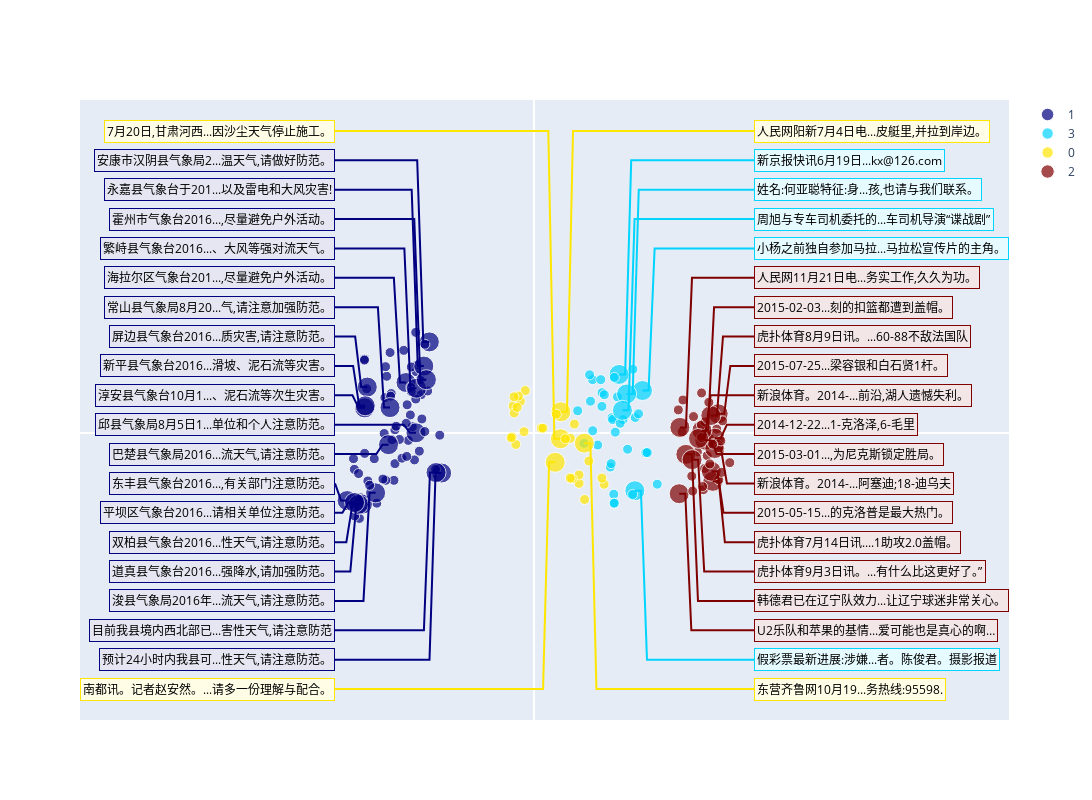

The notebook cell this image was saved under:
### Markdown cell above
### T-SNE without labels
当语料label没有给定时，算法将自动聚类并绘制T-SNE plot

### Code cell
import ast
tsne_data_cluster_path = "../data/search_data.csv"
tsne_data_cluster = pd.read_csv(tsne_data_cluster_path, header=0)
text = tsne_data_cluster["sentence"].tolist()
embed = tsne_data_cluster["embed"].apply(lambda x: ast.literal_eval(x))

tsne_plot_cluster = TSNE_Plot(text, embed, n_clusters=4)
tsne_plot_cluster.tsne_plot(n_sentence=40)

### Figure 1 — Plotly figure (JSON) as saved in the notebook; plotly's stock layout.template omitted (floating-point values rounded to 4 significant figures)
{"data": [{"legendgroup": "lines", "marker": {"color": "#000080", "size": [10, 10, 10, 10, 10, 10, 10, 20, 10, 10, 10, 10, 20, 20, 10, 10, 10, 10, 10, 10, 20, 10, 10, 20, 10, 10, 10, 10, 10, 10, 10, 10, 10, 10, 10, 10, 10, 20, 10, 20, 10, 10, 20, 10, 10, 10, 10, 10, 10, 10, 10, 10, 10, 10, 20, 20, 10, 10, 20, 10, 10, 20, 10, 20, 10, 20, 10, 20, 20, 20, 20, 10]}, "mode": "markers", "name": "1", "showlegend": true, "type": "scatter", "x": [-10.35, -9.717, -9.844, -14.24, -11.45, -12.28, -13.96, -7.606, -13.78, -14.8, -8.105, -7.76, -15.39, -10.54, -11.09, -12.95, -12.34, -9.637, -9.295, -10.73, -8.618, -10.15, -10.02, -13.95, -12.13, -8.986, -10.45, -14.45, -9.233, -10.18, -14.38, -11.45, -14.77, -10.87, -8.753, -10.11, -9.37, -9.72, -13.69, -13.73, -11.76, -11.81, -9.074, -10.53, -9.442, -11.54, -9.737, -12.21, -13.16, -10.1, -12.45, -11.36, -8.996, -13.95, -14.13, -14.46, -11.7, -9.739, -9.678, -12.23, -14.87, -11.98, -11.86, -8.861, -10.48, -14.78, -13.97, -13.9, -11.86, -8.066, -13.05, -13.54], "y": [-0.3863, 3.255, -1.419, -3.427, 0.1758, 1.876, 3.913, -2.114, 2.349, -1.921, -1.922, -0.1113, -3.573, 2.675, -0.3377, -3.712, -0.02228, 3.595, 2.033, 4.378, 4.827, 2.415, 0.3385, 1.335, 3.005, 4.702, 1.497, -2.143, 0.7464, 0.9581, -4.516, -1.619, -4.388, -1.33, 2.229, 3.5, 2.823, 0.01322, -2.536, 2.436, 2.092, 1.954, 3.545, 0.5153, -0.9558, -2.502, 1.801, -2.501, -1.356, 2.194, -2.435, 0.3598, 0.08078, -1.074, -3.764, -3.776, -0.3498, 5.33, 2.371, 3.515, -1.355, -0.6158, 4.261, 2.826, -1.236, -3.677, 3.861, 1.444, 1.347, -2.089, -3.164, -2.765]}, {"legendgroup": "lines", "marker": {"color": "#00d4ff", "size": [10, 10, 10, 10, 20, 10, 10, 20, 10, 10, 20, 10, 10, 10, 10, 10, 10, 10, 10, 10, 10, 10, 10, 10, 10, 10, 10, 10, 20, 10, 10, 20, 10, 10, 10, 10, 10]}, "mode": "markers", "name": "3", "showlegend": true, "type": "scatter", "x": [5.621, 6.581, 7.349, 7.722, 8.95, 8.352, 6.296, 7.02, 9.233, 6.596, 8.321, 6.434, 5.803, 4.663, 4.836, 6.369, 8.624, 9.237, 4.846, 6.487, 10.17, 6.627, 6.887, 5.604, 9.342, 7.114, 5.51, 5.262, 7.641, 8.136, 3.609, 7.296, 8.159, 6.63, 4.128, 4.589, 6.707], "y": [2.14, -3.237, 0.7137, -0.8566, 2.251, 0.8223, -1.798, 3.103, -1.029, -3.713, -3.052, 0.8125, 2.029, 1.686, 2.829, -1.617, 1.018, -1.035, 0.1236, 0.7162, -2.707, -3.71, 1.917, 1.413, -1.034, 0.5198, 2.829, -0.6349, 2.069, -3.25, 1.18, 1.203, 3.376, 2.947, -0.5441, 3.084, 0.04741]}, {"legendgroup": "lines", "marker": {"color": "#ffe600", "size": [10, 10, 10, 10, 10, 10, 20, 10, 10, 10, 20, 10, 10, 10, 10, 10, 10, 20, 20, 10, 10, 10, 10, 10, 10, 10, 10, 10, 10]}, "mode": "markers", "name": "0", "showlegend": true, "type": "scatter", "x": [-1.71, -0.7143, 0.6005, -1.792, -1.116, -1.627, 1.754, 3.725, 4.177, -1.279, 4.154, -1.489, -1.641, -1.874, 3.721, 0.7457, 3.333, 2.225, 2.188, 3.16, 1.851, 3.003, 2.998, -0.8125, -1.379, 5.788, 4.53, 2.592, 5.604], "y": [1.436, 2.248, 0.2609, -0.2052, 1.678, 1.061, -1.548, -2.664, -3.518, 1.961, -0.5348, -0.6039, 1.918, -0.2509, -2.216, 0.2599, 0.4741, 1.127, -0.3016, -2.413, 1.001, -0.2784, -2.38, 0.07567, 1.358, -2.71, -1.479, -0.3062, -2.383]}, {"legendgroup": "lines", "marker": {"color": "#800000", "size": [20, 20, 10, 20, 10, 10, 10, 20, 10, 10, 10, 20, 10, 10, 10, 20, 10, 10, 10, 10, 10, 10, 20, 20, 10, 10, 20, 10, 10, 10, 20, 10, 20, 10, 10, 10, 20, 20]}, "mode": "markers", "name": "2", "showlegend": true, "type": "scatter", "x": [15.19, 14.07, 15.07, 14.9, 13.82, 12.28, 15.55, 13.85, 14.28, 13.15, 14.09, 14.91, 13.96, 16.14, 13.81, 14.74, 12.22, 13.48, 15.24, 15.26, 15.41, 14.73, 11.98, 12.52, 14.07, 13.09, 12.03, 13.8, 13.01, 13.9, 14.63, 14.5, 14.58, 11.9, 14.42, 15.48, 13.57, 13.04], "y": [1.019, -0.3762, 0.2098, -0.2715, 2.123, 1.75, 0.6463, 0.14, -1.193, 0.8723, 0.5911, -0.8167, -2.996, -1.566, -0.2407, -2.555, 0.06411, -1.002, -2.474, -0.7769, -0.4137, -0.5866, -3.21, -1.127, -1.874, -3.071, 0.3007, 0.4269, -2.28, -2.83, -2.021, -1.633, 0.9303, 1.227, 1.626, -2.078, -0.2866, -1.407]}, {"legendgroup": "lines", "line": {"color": "#00d4ff"}, "mode": "lines", "showlegend": false, "type": "scatter", "x": [18.14, 9.95, 9.45, 8.95], "y": [9.771, 9.771, 2.251, 2.251]}, {"legendgroup": "lines", "line": {"color": "#000080"}, "mode": "lines", "showlegend": false, "type": "scatter", "x": [-16.39, -8.606, -8.106, -7.606], "y": [-11.99, -11.99, -2.114, -2.114]}, {"legendgroup": "lines", "line": {"color": "#800000"}, "mode": "lines", "showlegend": false, "type": "scatter", "x": [18.14, 16.19, 15.69, 15.19], "y": [3.553, 3.553, 1.019, 1.019]}, {"legendgroup": "lines", "line": {"color": "#800000"}, "mode": "lines", "showlegend": false, "type": "scatter", "x": [18.14, 15.07, 14.57, 14.07], "y": [-1.111, -1.111, -0.3762, -0.3762]}, {"legendgroup": "lines", "line": {"color": "#000080"}, "mode": "lines", "showlegend": false, "type": "scatter", "x": [-16.39, -16.39, -15.89, -15.39], "y": [-2.665, -2.665, -3.573, -3.573]}, {"legendgroup": "lines", "line": {"color": "#00d4ff"}, "mode": "lines", "showlegend": false, "type": "scatter", "x": [18.14, 8.02, 7.52, 7.02], "y": [14.43, 14.43, 3.103, 3.103]}, {"legendgroup": "lines", "line": {"color": "#000080"}, "mode": "lines", "showlegend": false, "type": "scatter", "x": [-16.39, -11.54, -11.04, -10.54], "y": [8.216, 8.216, 2.675, 2.675]}, {"legendgroup": "lines", "line": {"color": "#00d4ff"}, "mode": "lines", "showlegend": false, "type": "scatter", "x": [18.14, 9.321, 8.821, 8.321], "y": [-11.99, -11.99, -3.052, -3.052]}, {"legendgroup": "lines", "line": {"color": "#800000"}, "mode": "lines", "showlegend": false, "type": "scatter", "x": [18.14, 15.9, 15.4, 14.9], "y": [0.4437, 0.4437, -0.2715, -0.2715]}, {"legendgroup": "lines", "line": {"color": "#000080"}, "mode": "lines", "showlegend": false, "type": "scatter", "x": [-16.39, -9.618, -9.118, -8.618], "y": [14.43, 14.43, 4.827, 4.827]}, {"legendgroup": "lines", "line": {"color": "#000080"}, "mode": "lines", "showlegend": false, "type": "scatter", "x": [-16.39, -14.95, -14.45, -13.95], "y": [1.998, 1.998, 1.335, 1.335]}, {"legendgroup": "lines", "line": {"color": "#ffe600"}, "mode": "lines", "showlegend": false, "type": "scatter", "x": [-16.39, 0.7538, 1.254, 1.754], "y": [-13.55, -13.55, -1.548, -1.548]}, {"legendgroup": "lines", "line": {"color": "#800000"}, "mode": "lines", "showlegend": false, "type": "scatter", "x": [18.14, 14.85, 14.35, 13.85], "y": [6.662, 6.662, 0.14, 0.14]}, {"legendgroup": "lines", "line": {"color": "#800000"}, "mode": "lines", "showlegend": false, "type": "scatter", "x": [18.14, 15.91, 15.41, 14.91], "y": [-2.665, -2.665, -0.8167, -0.8167]}, {"legendgroup": "lines", "line": {"color": "#ffe600"}, "mode": "lines", "showlegend": false, "type": "scatter", "x": [18.14, 5.154, 4.654, 4.154], "y": [-13.55, -13.55, -0.5348, -0.5348]}, {"legendgroup": "lines", "line": {"color": "#800000"}, "mode": "lines", "showlegend": false, "type": "scatter", "x": [18.14, 15.74, 15.24, 14.74], "y": [-5.774, -5.774, -2.555, -2.555]}, {"legendgroup": "lines", "line": {"color": "#000080"}, "mode": "lines", "showlegend": false, "type": "scatter", "x": [-16.39, -10.72, -10.22, -9.72], "y": [0.4437, 0.4437, 0.01322, 0.01322]}, {"legendgroup": "lines", "line": {"color": "#000080"}, "mode": "lines", "showlegend": false, "type": "scatter", "x": [-16.39, -14.73, -14.23, -13.73], "y": [5.107, 5.107, 2.436, 2.436]}, {"legendgroup": "lines", "line": {"color": "#000080"}, "mode": "lines", "showlegend": false, "type": "scatter", "x": [-16.39, -10.07, -9.574, -9.074], "y": [12.88, 12.88, 3.545, 3.545]}, {"legendgroup": "lines", "line": {"color": "#800000"}, "mode": "lines", "showlegend": false, "type": "scatter", "x": [18.14, 12.98, 12.48, 11.98], "y": [-10.44, -10.44, -3.21, -3.21]}, {"legendgroup": "lines", "line": {"color": "#800000"}, "mode": "lines", "showlegend": false, "type": "scatter", "x": [18.14, 13.52, 13.02, 12.52], "y": [-8.883, -8.883, -1.127, -1.127]}, {"legendgroup": "lines", "line": {"color": "#00d4ff"}, "mode": "lines", "showlegend": false, "type": "scatter", "x": [18.14, 8.641, 8.141, 7.641], "y": [12.88, 12.88, 2.069, 2.069]}, {"legendgroup": "lines", "line": {"color": "#ffe600"}, "mode": "lines", "showlegend": false, "type": "scatter", "x": [18.14, 3.225, 2.725, 2.225], "y": [15.99, 15.99, 1.127, 1.127]}, {"legendgroup": "lines", "line": {"color": "#000080"}, "mode": "lines", "showlegend": false, "type": "scatter", "x": [-16.39, -15.13, -14.63, -14.13], "y": [-7.329, -7.329, -3.764, -3.764]}, {"legendgroup": "lines", "line": {"color": "#000080"}, "mode": "lines", "showlegend": false, "type": "scatter", "x": [-16.39, -15.46, -14.96, -14.46], "y": [-5.774, -5.774, -3.776, -3.776]}, {"legendgroup": "lines", "line": {"color": "#800000"}, "mode": "lines", "showlegend": false, "type": "scatter", "x": [18.14, 13.03, 12.53, 12.03], "y": [8.216, 8.216, 0.3007, 0.3007]}, {"legendgroup": "lines", "line": {"color": "#ffe600"}, "mode": "lines", "showlegend": false, "type": "scatter", "x": [-16.39, 1.188, 1.688, 2.188], "y": [15.99, 15.99, -0.3016, -0.3016]}, {"legendgroup": "lines", "line": {"color": "#000080"}, "mode": "lines", "showlegend": false, "type": "scatter", "x": [-16.39, -10.68, -10.18, -9.678], "y": [9.771, 9.771, 2.371, 2.371]}, {"legendgroup": "lines", "line": {"color": "#00d4ff"}, "mode": "lines", "showlegend": false, "type": "scatter", "x": [18.14, 8.296, 7.796, 7.296], "y": [11.33, 11.33, 1.203, 1.203]}, {"legendgroup": "lines", "line": {"color": "#000080"}, "mode": "lines", "showlegend": false, "type": "scatter", "x": [-16.39, -12.98, -12.48, -11.98], "y": [-1.111, -1.111, -0.6158, -0.6158]}, {"legendgroup": "lines", "line": {"color": "#800000"}, "mode": "lines", "showlegend": false, "type": "scatter", "x": [18.14, 15.63, 15.13, 14.63], "y": [-4.22, -4.22, -2.021, -2.021]}, {"legendgroup": "lines", "line": {"color": "#000080"}, "mode": "lines", "showlegend": false, "type": "scatter", "x": [-16.39, -9.861, -9.361, -8.861], "y": [11.33, 11.33, 2.826, 2.826]}, {"legendgroup": "lines", "line": {"color": "#000080"}, "mode": "lines", "showlegend": false, "type": "scatter", "x": [-16.39, -15.78, -15.28, -14.78], "y": [-4.22, -4.22, -3.677, -3.677]}, {"legendgroup": "lines", "line": {"color": "#800000"}, "mode": "lines", "showlegend": false, "type": "scatter", "x": [18.14, 15.58, 15.08, 14.58], "y": [5.107, 5.107, 0.9303, 0.9303]}, {"legendgroup": "lines", "line": {"color": "#000080"}, "mode": "lines", "showlegend": false, "type": "scatter", "x": [-16.39, -14.9, -14.4, -13.9], "y": [3.553, 3.553, 1.444, 1.444]}, {"legendgroup": "lines", "line": {"color": "#000080"}, "mode": "lines", "showlegend": false, "type": "scatter", "x": [-16.39, -12.86, -12.36, -11.86], "y": [6.662, 6.662, 1.347, 1.347]}, {"legendgroup": "lines", "line": {"color": "#000080"}, "mode": "lines", "showlegend": false, "type": "scatter", "x": [-16.39, -9.066, -8.566, -8.066], "y": [-10.44, -10.44, -2.089, -2.089]}, {"legendgroup": "lines", "line": {"color": "#000080"}, "mode": "lines", "showlegend": false, "type": "scatter", "x": [-16.39, -14.05, -13.55, -13.05], "y": [-8.883, -8.883, -3.164, -3.164]}, {"legendgroup": "lines", "line": {"color": "#800000"}, "mode": "lines", "showlegend": false, "type": "scatter", "x": [18.14, 14.57, 14.07, 13.57], "y": [1.998, 1.998, -0.2866, -0.2866]}, {"legendgroup": "lines", "line": {"color": "#800000"}, "mode": "lines", "showlegend": false, "type": "scatter", "x": [18.14, 14.04, 13.54, 13.04], "y": [-7.329, -7.329, -1.407, -1.407]}], "layout": {"annotations": [{"bgcolor": "#e6fbff", "bordercolor": "#00d4ff", "borderpad": 2, "font": {"color": "black"}, "showarrow": false, "text": "小杨之前独自参加马拉...马拉松宣传片的主角。", "x": 18.14, "xanchor": "left", "xref": "x", "y": 9.771, "yanchor": "middle", "yref": "y"}, {"bgcolor": "#e6e6f2", "bordercolor": "#000080", "borderpad": 2, "font": {"color": "black"}, "showarrow": false, "text": "预计24小时内我县可...性天气,请注意防范。", "x": -16.39, "xanchor": "right", "xref": "x", "y": -11.99, "yanchor": "middle", "yref": "y"}, {"bgcolor": "#f2e6e6", "bordercolor": "#800000", "borderpad": 2, "font": {"color": "black"}, "showarrow": false, "text": "2015-07-25...梁容银和白石贤1杆。", "x": 18.14, "xanchor": "left", "xref": "x", "y": 3.553, "yanchor": "middle", "yref": "y"}, {"bgcolor": "#f2e6e6", "bordercolor": "#800000", "borderpad": 2, "font": {"color": "black"}, "showarrow": false, "text": "2015-03-01...,为尼克斯锁定胜局。", "x": 18.14, "xanchor": "left", "xref": "x", "y": -1.111, "yanchor": "middle", "yref": "y"}, {"bgcolor": "#e6e6f2", "bordercolor": "#000080", "borderpad": 2, "font": {"color": "black"}, "showarrow": false, "text": "东丰县气象台2016...,有关部门注意防范。", "x": -16.39, "xanchor": "right", "xref": "x", "y": -2.665, "yanchor": "middle", "yref": "y"}, {"bgcolor": "#e6fbff", "bordercolor": "#00d4ff", "borderpad": 2, "font": {"color": "black"}, "showarrow": false, "text": "新京报快讯6月19日...kx@126.com", "x": 18.14, "xanchor": "left", "xref": "x", "y": 14.43, "yanchor": "middle", "yref": "y"}, {"bgcolor": "#e6e6f2", "bordercolor": "#000080", "borderpad": 2, "font": {"color": "black"}, "showarrow": false, "text": "海拉尔区气象台201...,尽量避免户外活动。", "x": -16.39, "xanchor": "right", "xref": "x", "y": 8.216, "yanchor": "middle", "yref": "y"}, {"bgcolor": "#e6fbff", "bordercolor": "#00d4ff", "borderpad": 2, "font": {"color": "black"}, "showarrow": false, "text": "假彩票最新进展:涉嫌...者。陈俊君。摄影报道", "x": 18.14, "xanchor": "left", "xref": "x", "y": -11.99, "yanchor": "middle", "yref": "y"}, {"bgcolor": "#f2e6e6", "bordercolor": "#800000", "borderpad": 2, "font": {"color": "black"}, "showarrow": false, "text": "2014-12-22...1-克洛泽,6-毛里", "x": 18.14, "xanchor": "left", "xref": "x", "y": 0.4437, "yanchor": "middle", "yref": "y"}, {"bgcolor": "#e6e6f2", "bordercolor": "#000080", "borderpad": 2, "font": {"color": "black"}, "showarrow": false, "text": "安康市汉阴县气象局2...温天气,请做好防范。", "x": -16.39, "xanchor": "right", "xref": "x", "y": 14.43, "yanchor": "middle", "yref": "y"}, {"bgcolor": "#e6e6f2", "bordercolor": "#000080", "borderpad": 2, "font": {"color": "black"}, "showarrow": false, "text": "淳安县气象台10月1...、泥石流等次生灾害。", "x": -16.39, "xanchor": "right", "xref": "x", "y": 1.998, "yanchor": "middle", "yref": "y"}, {"bgcolor": "#fffde6", "bordercolor": "#ffe600", "borderpad": 2, "font": {"color": "black"}, "showarrow": false, "text": "南都讯。记者赵安然。...请多一份理解与配合。", "x": -16.39, "xanchor": "right", "xref": "x", "y": -13.55, "yanchor": "middle", "yref": "y"}, {"bgcolor": "#f2e6e6", "bordercolor": "#800000", "borderpad": 2, "font": {"color": "black"}, "showarrow": false, "text": "2015-02-03...刻的扣篮都遭到盖帽。", "x": 18.14, "xanchor": "left", "xref": "x", "y": 6.662, "yanchor": "middle", "yref": "y"}, {"bgcolor": "#f2e6e6", "bordercolor": "#800000", "borderpad": 2, "font": {"color": "black"}, "showarrow": false, "text": "新浪体育。2014-...阿塞迪;18-迪乌夫", "x": 18.14, "xanchor": "left", "xref": "x", "y": -2.665, "yanchor": "middle", "yref": "y"}, {"bgcolor": "#fffde6", "bordercolor": "#ffe600", "borderpad": 2, "font": {"color": "black"}, "showarrow": false, "text": "东营齐鲁网10月19...务热线:95598.", "x": 18.14, "xanchor": "left", "xref": "x", "y": -13.55, "yanchor": "middle", "yref": "y"}, {"bgcolor": "#f2e6e6", "bordercolor": "#800000", "borderpad": 2, "font": {"color": "black"}, "showarrow": false, "text": "虎扑体育7月14日讯....1助攻2.0盖帽。", "x": 18.14, "xanchor": "left", "xref": "x", "y": -5.774, "yanchor": "middle", "yref": "y"}, {"bgcolor": "#e6e6f2", "bordercolor": "#000080", "borderpad": 2, "font": {"color": "black"}, "showarrow": false, "text": "邱县气象局8月5日1...单位和个人注意防范。", "x": -16.39, "xanchor": "right", "xref": "x", "y": 0.4437, "yanchor": "middle", "yref": "y"}, {"bgcolor": "#e6e6f2", "bordercolor": "#000080", "borderpad": 2, "font": {"color": "black"}, "showarrow": false, "text": "屏边县气象台2016...质灾害,请注意防范。", "x": -16.39, "xanchor": "right", "xref": "x", "y": 5.107, "yanchor": "middle", "yref": "y"}, {"bgcolor": "#e6e6f2", "bordercolor": "#000080", "borderpad": 2, "font": {"color": "black"}, "showarrow": false, "text": "永嘉县气象台于201...以及雷电和大风灾害!", "x": -16.39, "xanchor": "right", "xref": "x", "y": 12.88, "yanchor": "middle", "yref": "y"}, {"bgcolor": "#f2e6e6", "bordercolor": "#800000", "borderpad": 2, "font": {"color": "black"}, "showarrow": false, "text": "U2乐队和苹果的基情...爱可能也是真心的啊…", "x": 18.14, "xanchor": "left", "xref": "x", "y": -10.44, "yanchor": "middle", "yref": "y"}, {"bgcolor": "#f2e6e6", "bordercolor": "#800000", "borderpad": 2, "font": {"color": "black"}, "showarrow": false, "text": "韩德君已在辽宁队效力...让辽宁球迷非常关心。", "x": 18.14, "xanchor": "left", "xref": "x", "y": -8.883, "yanchor": "middle", "yref": "y"}, {"bgcolor": "#e6fbff", "bordercolor": "#00d4ff", "borderpad": 2, "font": {"color": "black"}, "showarrow": false, "text": "姓名:何亚聪特征:身...孩,也请与我们联系。", "x": 18.14, "xanchor": "left", "xref": "x", "y": 12.88, "yanchor": "middle", "yref": "y"}, {"bgcolor": "#fffde6", "bordercolor": "#ffe600", "borderpad": 2, "font": {"color": "black"}, "showarrow": false, "text": "人民网阳新7月4日电...皮艇里,并拉到岸边。", "x": 18.14, "xanchor": "left", "xref": "x", "y": 15.99, "yanchor": "middle", "yref": "y"}, {"bgcolor": "#e6e6f2", "bordercolor": "#000080", "borderpad": 2, "font": {"color": "black"}, "showarrow": false, "text": "道真县气象台2016...强降水,请加强防范。", "x": -16.39, "xanchor": "right", "xref": "x", "y": -7.329, "yanchor": "middle", "yref": "y"}, {"bgcolor": "#e6e6f2", "bordercolor": "#000080", "borderpad": 2, "font": {"color": "black"}, "showarrow": false, "text": "双柏县气象台2016...性天气,请注意防范。", "x": -16.39, "xanchor": "right", "xref": "x", "y": -5.774, "yanchor": "middle", "yref": "y"}, {"bgcolor": "#f2e6e6", "bordercolor": "#800000", "borderpad": 2, "font": {"color": "black"}, "showarrow": false, "text": "人民网11月21日电...务实工作,久久为功。", "x": 18.14, "xanchor": "left", "xref": "x", "y": 8.216, "yanchor": "middle", "yref": "y"}, {"bgcolor": "#fffde6", "bordercolor": "#ffe600", "borderpad": 2, "font": {"color": "black"}, "showarrow": false, "text": "7月20日,甘肃河西...因沙尘天气停止施工。", "x": -16.39, "xanchor": "right", "xref": "x", "y": 15.99, "yanchor": "middle", "yref": "y"}, {"bgcolor": "#e6e6f2", "bordercolor": "#000080", "borderpad": 2, "font": {"color": "black"}, "showarrow": false, "text": "繁峙县气象台2016...、大风等强对流天气。", "x": -16.39, "xanchor": "right", "xref": "x", "y": 9.771, "yanchor": "middle", "yref": "y"}, {"bgcolor": "#e6fbff", "bordercolor": "#00d4ff", "borderpad": 2, "font": {"color": "black"}, "showarrow": false, "text": "周旭与专车司机委托的...车司机导演“谍战剧”", "x": 18.14, "xanchor": "left", "xref": "x", "y": 11.33, "yanchor": "middle", "yref": "y"}, {"bgcolor": "#e6e6f2", "bordercolor": "#000080", "borderpad": 2, "font": {"color": "black"}, "showarrow": false, "text": "巴楚县气象局2016...流天气,请注意防范。", "x": -16.39, "xanchor": "right", "xref": "x", "y": -1.111, "yanchor": "middle", "yref": "y"}, {"bgcolor": "#f2e6e6", "bordercolor": "#800000", "borderpad": 2, "font": {"color": "black"}, "showarrow": false, "text": "2015-05-15...的克洛普是最大热门。", "x": 18.14, "xanchor": "left", "xref": "x", "y": -4.22, "yanchor": "middle", "yref": "y"}, {"bgcolor": "#e6e6f2", "bordercolor": "#000080", "borderpad": 2, "font": {"color": "black"}, "showarrow": false, "text": "霍州市气象台2016...,尽量避免户外活动。", "x": -16.39, "xanchor": "right", "xref": "x", "y": 11.33, "yanchor": "middle", "yref": "y"}, {"bgcolor": "#e6e6f2", "bordercolor": "#000080", "borderpad": 2, "font": {"color": "black"}, "showarrow": false, "text": "平坝区气象台2016...请相关单位注意防范。", "x": -16.39, "xanchor": "right", "xref": "x", "y": -4.22, "yanchor": "middle", "yref": "y"}, {"bgcolor": "#f2e6e6", "bordercolor": "#800000", "borderpad": 2, "font": {"color": "black"}, "showarrow": false, "text": "虎扑体育8月9日讯。...60-88不敌法国队", "x": 18.14, "xanchor": "left", "xref": "x", "y": 5.107, "yanchor": "middle", "yref": "y"}, {"bgcolor": "#e6e6f2", "bordercolor": "#000080", "borderpad": 2, "font": {"color": "black"}, "showarrow": false, "text": "新平县气象台2016...滑坡、泥石流等灾害。", "x": -16.39, "xanchor": "right", "xref": "x", "y": 3.553, "yanchor": "middle", "yref": "y"}, {"bgcolor": "#e6e6f2", "bordercolor": "#000080", "borderpad": 2, "font": {"color": "black"}, "showarrow": false, "text": "常山县气象局8月20...气,请注意加强防范。", "x": -16.39, "xanchor": "right", "xref": "x", "y": 6.662, "yanchor": "middle", "yref": "y"}, {"bgcolor": "#e6e6f2", "bordercolor": "#000080", "borderpad": 2, "font": {"color": "black"}, "showarrow": false, "text": "目前我县境内西北部已...害性天气,请注意防范", "x": -16.39, "xanchor": "right", "xref": "x", "y": -10.44, "yanchor": "middle", "yref": "y"}, {"bgcolor": "#e6e6f2", "bordercolor": "#000080", "borderpad": 2, "font": {"color": "black"}, "showarrow": false, "text": "浚县气象局2016年...流天气,请注意防范。", "x": -16.39, "xanchor": "right", "xref": "x", "y": -8.883, "yanchor": "middle", "yref": "y"}, {"bgcolor": "#f2e6e6", "bordercolor": "#800000", "borderpad": 2, "font": {"color": "black"}, "showarrow": false, "text": "新浪体育。2014-...前沿,湖人遗憾失利。", "x": 18.14, "xanchor": "left", "xref": "x", "y": 1.998, "yanchor": "middle", "yref": "y"}, {"bgcolor": "#f2e6e6", "bordercolor": "#800000", "borderpad": 2, "font": {"color": "black"}, "showarrow": false, "text": "虎扑体育9月3日讯。...有什么比这更好了。”", "x": 18.14, "xanchor": "left", "xref": "x", "y": -7.329, "yanchor": "middle", "yref": "y"}], "autosize": false, "height": 800, "width": 1500, "xaxis": {"tickvals": []}, "yaxis": {"tickvals": []}}}
